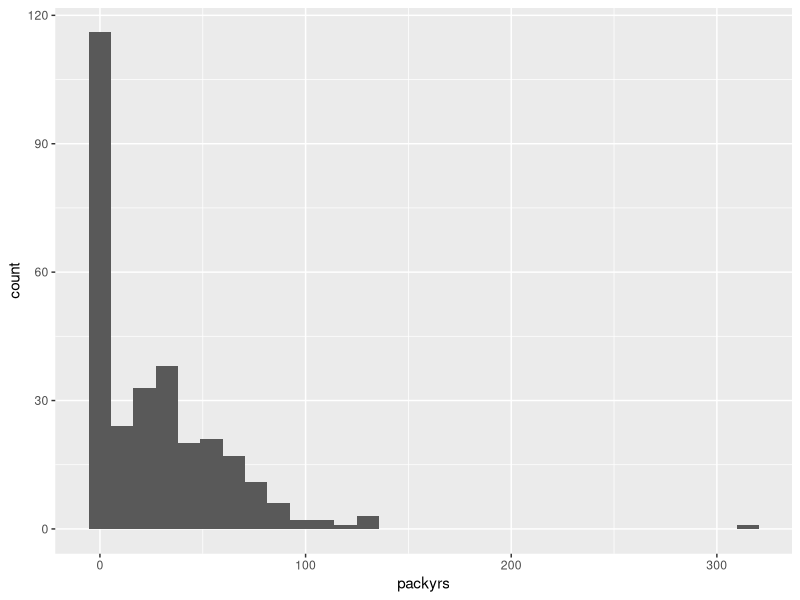
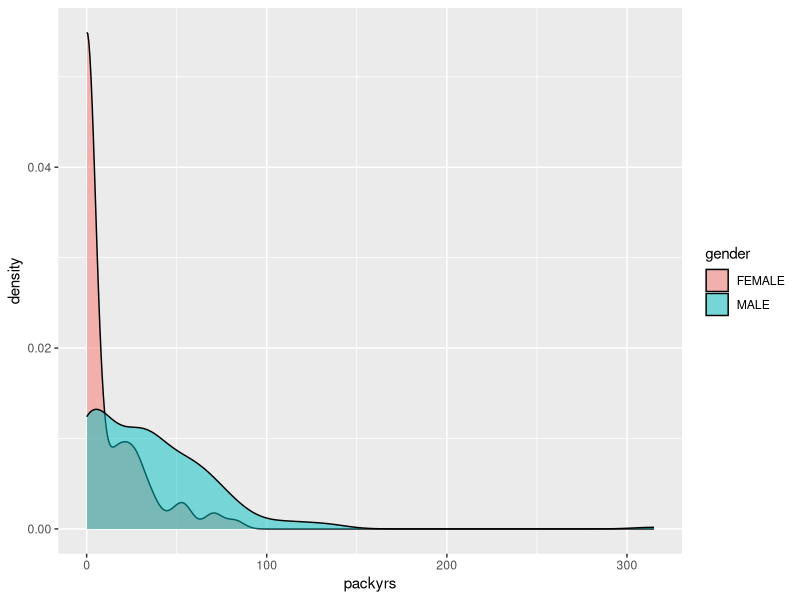

Recreate these plots in R, in order.
## ---- chunk 1
bmi <- read.csv("BMI.CSV", stringsAsFactors = FALSE)
head(bmi)
summary(bmi)
## ---- chunk 2
with(bmi, t.test(packyrs ~ gender))
with(bmi, t.test(packyrs ~ I(smoke == "CURRENT")))
## ---- chunk 3
for(i in 1:10){
  
  bmi[, paste0("i", i)] <- bmi$age * i
  
}
## ---- chunk 4
library(ggplot2)
ggplot(bmi, aes(x = packyrs)) + geom_bar(stat = "bin")
ggplot(bmi, aes(x = packyrs, fill = gender)) + geom_density(alpha = .5)
## ---- chunk 5
with(bmi, knitr::kable(table(gender, smoke), caption = "Cross-tabulation of gender by smoking status in the BMI dataset. "))
